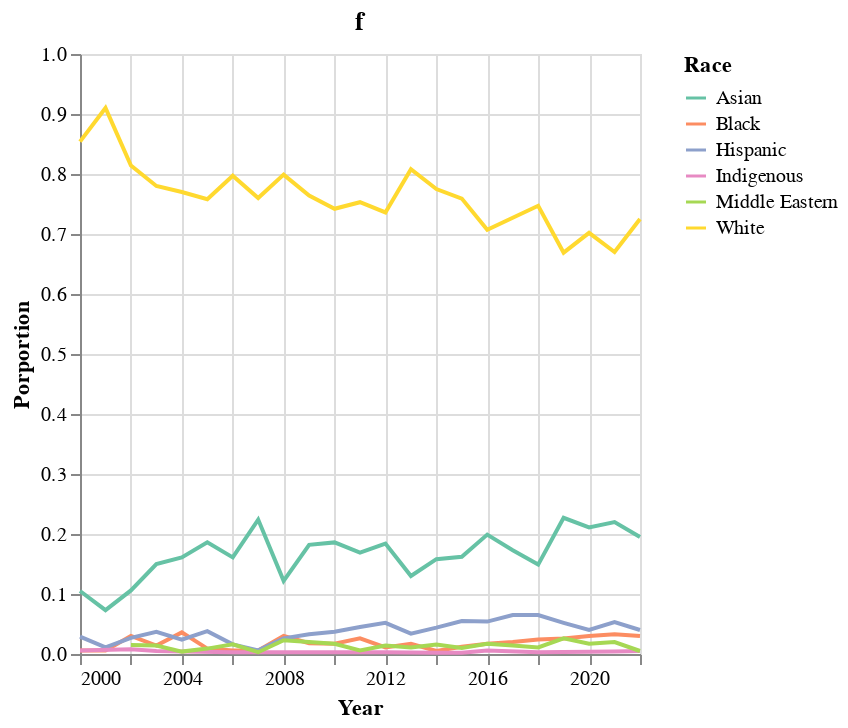

Notebook code for this chart:
### Code cell
race_prop_chart = alt.Chart(race_ts).mark_line().encode(
    x = alt.X(
        'year',
        title = 'Year',
    ),
    y = alt.Y(
        'prop',
        title = 'Porportion',
    ),
    color = alt.Color(
        'racepred',
        title = 'Race',
        scale=alt.Scale(domain=unique_races,
                      range=race_colors)
    )
).properties(
    title = 'f',
    height=300,
    width=280
)

race_prop_chart

### Figure 1 — Vega-Lite specification as saved in the notebook (floating-point values rounded to 4 significant figures)
{"config": {"view": {"continuousWidth": 400, "continuousHeight": 300}}, "data": {"name": "data-857b3ee5a807f173472b4ba9b29571c1"}, "mark": "line", "encoding": {"color": {"field": "racepred", "scale": {"domain": ["Asian", "Black", "Hispanic", "Indigenous", "Middle Eastern", "White"], "range": ["#66c2a5", "#fc8d62", "#8da0cb", "#e78ac3", "#a6d854", "#ffd92f"]}, "title": "Race", "type": "nominal"}, "x": {"field": "year", "title": "Year", "type": "temporal"}, "y": {"field": "prop", "title": "Porportion", "type": "quantitative"}}, "height": 300, "title": "f", "width": 280, "$schema": "https://vega.github.io/schema/vega-lite/v4.17.0.json", "datasets": {"data-857b3ee5a807f173472b4ba9b29571c1": [{"year": "2000-01-01T00:00:00", "racepred": "Asian", "freq": 18, "year total": 171, "prop": 0.105}, {"year": "2000-01-01T00:00:00", "racepred": "Black", "freq": 1, "year total": 171, "prop": 0.006}, {"year": "2000-01-01T00:00:00", "racepred": "Hispanic", "freq": 5, "year total": 171, "prop": 0.029}, {"year": "2000-01-01T00:00:00", "racepred": "Indigenous", "freq": 1, "year total": 171, "prop": 0.006}, {"year": "2000-01-01T00:00:00", "racepred": "White", "freq": 146, "year total": 171, "prop": 0.854}, {"year": "2001-01-01T00:00:00", "racepred": "Asian", "freq": 13, "year total": 177, "prop": 0.073}, {"year": "2001-01-01T00:00:00", "racepred": "Black", "freq": 1, "year total": 177, "prop": 0.006}, {"year": "2001-01-01T00:00:00", "racepred": "Hispanic", "freq": 2, "year total": 177, "prop": 0.011}, {"year": "2001-01-01T00:00:00", "racepred": "White", "freq": 161, "year total": 177, "prop": 0.91}, {"year": "2002-01-01T00:00:00", "racepred": "Asian", "freq": 28, "year total": 263, "prop": 0.106}, {"year": "2002-01-01T00:00:00", "racepred": "Black", "freq": 8, "year total": 263, "prop": 0.03}, {"year": "2002-01-01T00:00:00", "racepred": "Hispanic", "freq": 7, "year total": 263, "prop": 0.027}, {"year": "2002-01-01T00:00:00", "racepred": "Indigenous", "freq": 2, "year total": 263, "prop": 0.008}, {"year": "2002-01-01T00:00:00", "racepred": "Middle Eastern", "freq": 4, "year total": 263, "prop": 0.015}, {"year": "2002-01-01T00:00:00", "racepred": "White", "freq": 214, "year total": 263, "prop": 0.814}, {"year": "2003-01-01T00:00:00", "racepred": "Asian", "freq": 32, "year total": 214, "prop": 0.15}, {"year": "2003-01-01T00:00:00", "racepred": "Black", "freq": 3, "year total": 214, "prop": 0.014}, {"year": "2003-01-01T00:00:00", "racepred": "Hispanic", "freq": 8, "year total": 214, "prop": 0.037}, {"year": "2003-01-01T00:00:00", "racepred": "Indigenous", "freq": 1, "year total": 214, "prop": 0.005}, {"year": "2003-01-01T00:00:00", "racepred": "Middle Eastern", "freq": 3, "year total": 214, "prop": 0.014}, {"year": "2003-01-01T00:00:00", "racepred": "White", "freq": 167, "year total": 214, "prop": 0.78}, {"year": "2004-01-01T00:00:00", "racepred": "Asian", "freq": 40, "year total": 248, "prop": 0.161}, {"year": "2004-01-01T00:00:00", "racepred": "Black", "freq": 9, "year total": 248, "prop": 0.036}, {"year": "2004-01-01T00:00:00", "racepred": "Hispanic", "freq": 6, "year total": 248, "prop": 0.024}, {"year": "2004-01-01T00:00:00", "racepred": "Indigenous", "freq": 1, "year total": 248, "prop": 0.004}, {"year": "2004-01-01T00:00:00", "racepred": "Middle Eastern", "freq": 1, "year total": 248, "prop": 0.004}, {"year": "2004-01-01T00:00:00", "racepred": "White", "freq": 191, "year total": 248, "prop": 0.77}, {"year": "2005-01-01T00:00:00", "racepred": "Asian", "freq": 59, "year total": 318, "prop": 0.186}, {"year": "2005-01-01T00:00:00", "racepred": "Black", "freq": 3, "year total": 318, "prop": 0.009}, {"year": "2005-01-01T00:00:00", "racepred": "Hispanic", "freq": 12, "year total": 318, "prop": 0.038}, {"year": "2005-01-01T00:00:00", "racepred": "Middle Eastern", "freq": 3, "year total": 318, "prop": 0.009}, {"year": "2005-01-01T00:00:00", "racepred": "White", "freq": 241, "year total": 318, "prop": 0.758}, {"year": "2006-01-01T00:00:00", "racepred": "Asian", "freq": 50, "year total": 311, "prop": 0.161}, {"year": "2006-01-01T00:00:00", "racepred": "Black", "freq": 2, "year total": 311, "prop": 0.006}, {"year": "2006-01-01T00:00:00", "racepred": "Hispanic", "freq": 5, "year total": 311, "prop": 0.016}, {"year": "2006-01-01T00:00:00", "racepred": "Indigenous", "freq": 1, "year total": 311, "prop": 0.003}, {"year": "2006-01-01T00:00:00", "racepred": "Middle Eastern", "freq": 5, "year total": 311, "prop": 0.016}, {"year": "2006-01-01T00:00:00", "racepred": "White", "freq": 248, "year total": 311, "prop": 0.797}, {"year": "2007-01-01T00:00:00", "racepred": "Asian", "freq": 69, "year total": 308, "prop": 0.224}, {"year": "2007-01-01T00:00:00", "racepred": "Black", "freq": 2, "year total": 308, "prop": 0.006}, {"year": "2007-01-01T00:00:00", "racepred": "Hispanic", "freq": 2, "year total": 308, "prop": 0.006}, {"year": "2007-01-01T00:00:00", "racepred": "Middle Eastern", "freq": 1, "year total": 308, "prop": 0.003}, {"year": "2007-01-01T00:00:00", "racepred": "White", "freq": 234, "year total": 308, "prop": 0.76}, {"year": "2008-01-01T00:00:00", "racepred": "Asian", "freq": 37, "year total": 304, "prop": 0.122}, {"year": "2008-01-01T00:00:00", "racepred": "Black", "freq": 9, "year total": 304, "prop": 0.03}, {"year": "2008-01-01T00:00:00", "racepred": "Hispanic", "freq": 8, "year total": 304, "prop": 0.026}, {"year": "2008-01-01T00:00:00", "racepred": "Middle Eastern", "freq": 7, "year total": 304, "prop": 0.023}, {"year": "2008-01-01T00:00:00", "racepred": "White", "freq": 243, "year total": 304, "prop": 0.799}, {"year": "2009-01-01T00:00:00", "racepred": "Asian", "freq": 61, "year total": 335, "prop": 0.182}, {"year": "2009-01-01T00:00:00", "racepred": "Black", "freq": 6, "year total": 335, "prop": 0.018}, {"year": "2009-01-01T00:00:00", "racepred": "Hispanic", "freq": 11, "year total": 335, "prop": 0.033}, {"year": "2009-01-01T00:00:00", "racepred": "Indigenous", "freq": 1, "year total": 335, "prop": 0.003}, {"year": "2009-01-01T00:00:00", "racepred": "White", "freq": 256, "year total": 335, "prop": 0.764}, {"year": "2010-01-01T00:00:00", "racepred": "Asian", "freq": 55, "year total": 295, "prop": 0.186}, {"year": "2010-01-01T00:00:00", "racepred": "Black", "freq": 5, "year total": 295, "prop": 0.017}, {"year": "2010-01-01T00:00:00", "racepred": "Hispanic", "freq": 11, "year total": 295, "prop": 0.037}, {"year": "2010-01-01T00:00:00", "racepred": "Middle Eastern", "freq": 5, "year total": 295, "prop": 0.017}, {"year": "2010-01-01T00:00:00", "racepred": "White", "freq": 219, "year total": 295, "prop": 0.742}, {"year": "2011-01-01T00:00:00", "racepred": "Asian", "freq": 52, "year total": 308, "prop": 0.169}, {"year": "2011-01-01T00:00:00", "racepred": "Black", "freq": 8, "year total": 308, "prop": 0.026}, {"year": "2011-01-01T00:00:00", "racepred": "Hispanic", "freq": 14, "year total": 308, "prop": 0.045}, {"year": "2011-01-01T00:00:00", "racepred": "Middle Eastern", "freq": 2, "year total": 308, "prop": 0.006}, {"year": "2011-01-01T00:00:00", "racepred": "White", "freq": 232, "year total": 308, "prop": 0.753}, {"year": "2012-01-01T00:00:00", "racepred": "Asian", "freq": 64, "year total": 348, "prop": 0.184}, {"year": "2012-01-01T00:00:00", "racepred": "Black", "freq": 4, "year total": 348, "prop": 0.011}, {"year": "2012-01-01T00:00:00", "racepred": "Hispanic", "freq": 18, "year total": 348, "prop": 0.052}, {"year": "2012-01-01T00:00:00", "racepred": "Indigenous", "freq": 1, "year total": 348, "prop": 0.003}, {"year": "2012-01-01T00:00:00", "racepred": "Middle Eastern", "freq": 5, "year total": 348, "prop": 0.014}, {"year": "2012-01-01T00:00:00", "racepred": "White", "freq": 256, "year total": 348, "prop": 0.736}, {"year": "2013-01-01T00:00:00", "racepred": "Asian", "freq": 46, "year total": 355, "prop": 0.13}, {"year": "2013-01-01T00:00:00", "racepred": "Black", "freq": 6, "year total": 355, "prop": 0.017}, {"year": "2013-01-01T00:00:00", "racepred": "Hispanic", "freq": 12, "year total": 355, "prop": 0.034}, {"year": "2013-01-01T00:00:00", "racepred": "Middle Eastern", "freq": 4, "year total": 355, "prop": 0.011}, {"year": "2013-01-01T00:00:00", "racepred": "White", "freq": 287, "year total": 355, "prop": 0.808}, {"year": "2014-01-01T00:00:00", "racepred": "Asian", "freq": 68, "year total": 431, "prop": 0.158}, {"year": "2014-01-01T00:00:00", "racepred": "Black", "freq": 2, "year total": 431, "prop": 0.005}, {"year": "2014-01-01T00:00:00", "racepred": "Hispanic", "freq": 19, "year total": 431, "prop": 0.044}, {"year": "2014-01-01T00:00:00", "racepred": "Indigenous", "freq": 1, "year total": 431, "prop": 0.002}, {"year": "2014-01-01T00:00:00", "racepred": "Middle Eastern", "freq": 7, "year total": 431, "prop": 0.016}, {"year": "2014-01-01T00:00:00", "racepred": "White", "freq": 334, "year total": 431, "prop": 0.775}, {"year": "2015-01-01T00:00:00", "racepred": "Asian", "freq": 65, "year total": 402, "prop": 0.162}, {"year": "2015-01-01T00:00:00", "racepred": "Black", "freq": 5, "year total": 402, "prop": 0.012}, {"year": "2015-01-01T00:00:00", "racepred": "Hispanic", "freq": 22, "year total": 402, "prop": 0.055}, {"year": "2015-01-01T00:00:00", "racepred": "Indigenous", "freq": 1, "year total": 402, "prop": 0.002}, {"year": "2015-01-01T00:00:00", "racepred": "Middle Eastern", "freq": 4, "year total": 402, "prop": 0.01}, {"year": "2015-01-01T00:00:00", "racepred": "White", "freq": 305, "year total": 402, "prop": 0.759}, {"year": "2016-01-01T00:00:00", "racepred": "Asian", "freq": 70, "year total": 352, "prop": 0.199}, {"year": "2016-01-01T00:00:00", "racepred": "Black", "freq": 6, "year total": 352, "prop": 0.017}, {"year": "2016-01-01T00:00:00", "racepred": "Hispanic", "freq": 19, "year total": 352, "prop": 0.054}, {"year": "2016-01-01T00:00:00", "racepred": "Indigenous", "freq": 2, "year total": 352, "prop": 0.006}, {"year": "2016-01-01T00:00:00", "racepred": "Middle Eastern", "freq": 6, "year total": 352, "prop": 0.017}, {"year": "2016-01-01T00:00:00", "racepred": "White", "freq": 249, "year total": 352, "prop": 0.707}, {"year": "2017-01-01T00:00:00", "racepred": "Asian", "freq": 61, "year total": 352, "prop": 0.173}, {"year": "2017-01-01T00:00:00", "racepred": "Black", "freq": 7, "year total": 352, "prop": 0.02}, {"year": "2017-01-01T00:00:00", "racepred": "Hispanic", "freq": 23, "year total": 352, "prop": 0.065}, {"year": "2017-01-01T00:00:00", "racepred": "Middle Eastern", "freq": 5, "year total": 352, "prop": 0.014}, {"year": "2017-01-01T00:00:00", "racepred": "White", "freq": 256, "year total": 352, "prop": 0.727}, {"year": "2018-01-01T00:00:00", "racepred": "Asian", "freq": 55, "year total": 368, "prop": 0.149}, {"year": "2018-01-01T00:00:00", "racepred": "Black", "freq": 9, "year total": 368, "prop": 0.024}, {"year": "2018-01-01T00:00:00", "racepred": "Hispanic", "freq": 24, "year total": 368, "prop": 0.065}, {"year": "2018-01-01T00:00:00", "racepred": "Indigenous", "freq": 1, "year total": 368, "prop": 0.003}, {"year": "2018-01-01T00:00:00", "racepred": "Middle Eastern", "freq": 4, "year total": 368, "prop": 0.011}, {"year": "2018-01-01T00:00:00", "racepred": "White", "freq": 275, "year total": 368, "prop": 0.747}, {"year": "2019-01-01T00:00:00", "racepred": "Asian", "freq": 61, "year total": 269, "prop": 0.227}, {"year": "2019-01-01T00:00:00", "racepred": "Black", "freq": 7, "year total": 269, "prop": 0.026}, {"year": "2019-01-01T00:00:00", "racepred": "Hispanic", "freq": 14, "year total": 269, "prop": 0.052}, {"year": "2019-01-01T00:00:00", "racepred": "Middle Eastern", "freq": 7, "year total": 269, "prop": 0.026}, {"year": "2019-01-01T00:00:00", "racepred": "White", "freq": 180, "year total": 269, "prop": 0.669}, {"year": "2020-01-01T00:00:00", "racepred": "Asian", "freq": 63, "year total": 299, "prop": 0.211}, {"year": "2020-01-01T00:00:00", "racepred": "Black", "freq": 9, "year total": 299, "prop": 0.03}, {"year": "2020-01-01T00:00:00", "racepred": "Hispanic", "freq": 12, "year total": 299, "prop": 0.04}, {"year": "2020-01-01T00:00:00", "racepred": "Middle Eastern", "freq": 5, "year total": 299, "prop": 0.017}, {"year": "2020-01-01T00:00:00", "racepred": "White", "freq": 210, "year total": 299, "prop": 0.702}, {"year": "2021-01-01T00:00:00", "racepred": "Asian", "freq": 100, "year total": 455, "prop": 0.22}, {"year": "2021-01-01T00:00:00", "racepred": "Black", "freq": 15, "year total": 455, "prop": 0.033}, {"year": "2021-01-01T00:00:00", "racepred": "Hispanic", "freq": 24, "year total": 455, "prop": 0.053}, {"year": "2021-01-01T00:00:00", "racepred": "Indigenous", "freq": 2, "year total": 455, "prop": 0.004}, {"year": "2021-01-01T00:00:00", "racepred": "Middle Eastern", "freq": 9, "year total": 455, "prop": 0.02}, {"year": "2021-01-01T00:00:00", "racepred": "White", "freq": 305, "year total": 455, "prop": 0.67}, {"year": "2022-01-01T00:00:00", "racepred": "Asian", "freq": 39, "year total": 200, "prop": 0.195}, {"year": "2022-01-01T00:00:00", "racepred": "Black", "freq": 6, "year total": 200, "prop": 0.03}, {"year": "2022-01-01T00:00:00", "racepred": "Hispanic", "freq": 8, "year total": 200, "prop": 0.04}, {"year": "2022-01-01T00:00:00", "racepred": "Indigenous", "freq": 1, "year total": 200, "prop": 0.005}, {"year": "2022-01-01T00:00:00", "racepred": "Middle Eastern", "freq": 1, "year total": 200, "prop": 0.005}, {"year": "2022-01-01T00:00:00", "racepred": "White", "freq": 145, "year total": 200, "prop": 0.725}]}}
